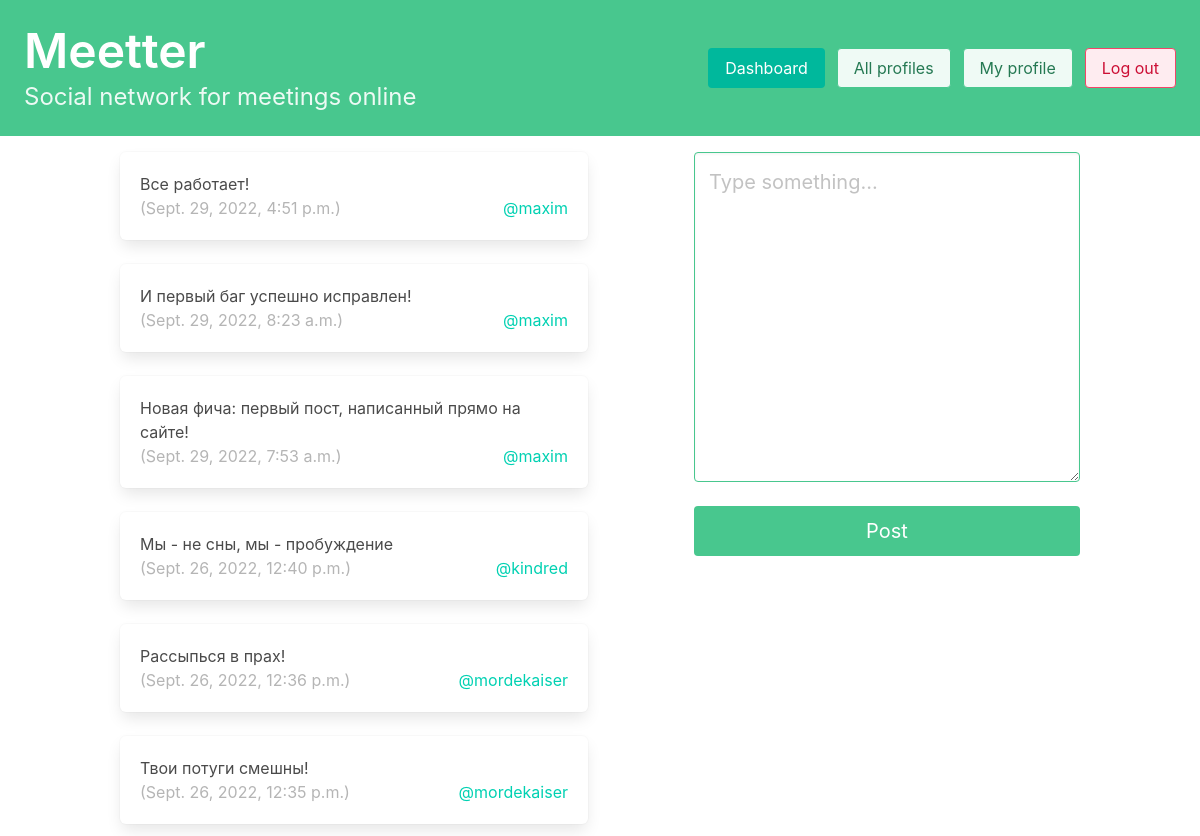
Screenshot of /main/ (signed in) with the database file from the repository.
### meetter/models.py (models this page shows, shortened)
class Meet(models.Model):
    creator_user = models.ForeignKey(User, related_name="meets", on_delete=models.DO_NOTHING)
    body = models.TextField(max_length=1000)
    pub_date = models.DateTimeField(auto_now_add=True)

### meetter/views.py (the view, shortened to what this page needs)
# urls.py: path('main/', main, name='main'),
def main(request):
    if request.user.is_anonymous:
        return redirect('meetter:login')
    new_meet_form = MeetForm()
    current_user = request.user
    meets_querry_sets = [profile.user.meets.all() for profile in current_user.profile.follows.all()]
    meets = Meet.objects.filter(
        creator_user__profile__in=request.user.profile.follows.all()
    ).order_by("-pub_date")
    return render(request, 'meetter/main.html', {"meets": meets, "MeetForm": new_meet_form})

### meetter/forms.py
class MeetForm(forms.ModelForm):
    body = forms.CharField(required=True,
                           widget=forms.widgets.Textarea(
                               attrs={"placeholder": "Type something...",
                                      "class": "textarea is-success is-medium"}),
                           label="")
    class Meta:
        model = Meet
        exclude = ('creator_user',)

### meetter/templates/meetter/main.html (shortened to what this page needs)
<!DOCTYPE html>
<html lang="en">
<head>
    {% extends 'base.html' %}
{% block content %}
<div class="column is-half">
    {% for post in meets %}
    <div class="box">
        {{ post.body }}<br>
        <nav class="level">
            <div class="level-left">
                <div class="level-item">
                    <span class="is-small has-text-grey-light">
                        ({{ post.pub_date }})
                    </span>
                </div>
            </div>
            <div class="level-right">
                <div class="level-item">
                    <a href="{% url 'meetter:profile_detail' post.creator_user.profile.id %}">
                    <span class="is-small has-text-primary">
                        @{{ post.creator_user.username|lower }}
                    </span>
                    </a>
                </div>
            </div>
        </nav>
    </div>
    {% endfor %}
</div>
<div class="column is-offset-1">
    <div class="block">
        <form method="post">
            {{ MeetForm.as_p }}
            <button class="button is-success is-fullwidth is-medium mt-5" type="submit">
                Post
            </button>
        </form>
    </div>
</div>
{% endblock content %}

### meetter/templates/base.html (shortened to what this page needs)
<!DOCTYPE html>
<html lang="en">
<head>
    <link rel="stylesheet"
          href="https://cdn.jsdelivr.net/npm/bulma@0.9.3/css/bulma.min.css">
</head>
<body>
    <sec class="hero is-small is-success mb-4">
        <div class="hero-body">
            <div class="columns is-vcentered">
                <div class="column">
                    <h1 class="title is-1">Meetter</h1>
                    <p class="subtitle is-4">
                        Social network for meetings online </p>
                </div>
                <div class="column">
                    <div class="level-right">
                        <div class="level-item">
                            {% url 'meetter:main' as the_url %}
                            {% if request.get_full_path == the_url %}
                                <button class="button is-primary is-active">
                                    Dashboard
                                </button>
                            {% else %}
                            <a href="{% url 'meetter:main' %}">
                                <button class="button is-outlined is-success is-light">
                                    Dashboard
                                </button>
                            </a>
                            {% endif %}
                        </div>
                        <div class="level-item">
                            {% url 'meetter:profile_list' as the_url %}
                            {% if request.get_full_path == the_url %}
                                <button class="button is-primary is-active">
                                    All profiles
                                </button>
                            {% else %}
                            <a href="{% url 'meetter:profile_list' %}">
                                <button class="button is-outlined is-success is-light">
                                    All profiles
                                </button>
                            </a>
                            {% endif %}
                        </div>
                        <div class="level-item">
                            {% url 'meetter:profile_detail' request.user.profile.id as the_url %}
                            {% if request.get_full_path == the_url %}
                                <button class="button is-primary is-active">
                                    My profile
                                </button>
                            {% else %}
                            <a href="{% url 'meetter:profile_detail' request.user.profile.id %}">
                                <button class="button is-outlined is-success is-light">
                                    My profile
                                </button>
                            </a>
                            {% endif %}
                        </div>
                        <div class="level-item">
                            <a href="{% url 'meetter:logout' %}">
                                <button class="button is-outlined is-danger is-light">
                                    Log out
                                </button>
                            </a>
                        </div>
                    </div>
                </div>
            </div>
        </div>
    </sec>
    <div class="container">
        <div class="columns">
        {% block content %}
        {% endblock content %}
        </div>
    </div>
</body>
</html>

### rows the page displays
Meet: body "Все работает!", pub_date "Sept. 29, 2022, 4:51 p.m.", creator_user.username "maxim"
Meet: body "И первый баг успешно исправлен!", pub_date "Sept. 29, 2022, 8:23 a.m.", creator_user.username "maxim"
Meet: body "Новая фича: первый пост, написанный прямо на сайте!", pub_date "Sept. 29, 2022, 7:53 a.m.", creator_user.username "maxim"
Meet: body "Мы - не сны, мы - пробуждение", pub_date "Sept. 26, 2022, 12:40 p.m.", creator_user.username "kindred"
Meet: body "Рассыпься в прах!", pub_date "Sept. 26, 2022, 12:36 p.m.", creator_user.username "mordekaiser"
Meet: body "Твои потуги смешны!", pub_date "Sept. 26, 2022, 12:35 p.m.", creator_user.username "mordekaiser"
